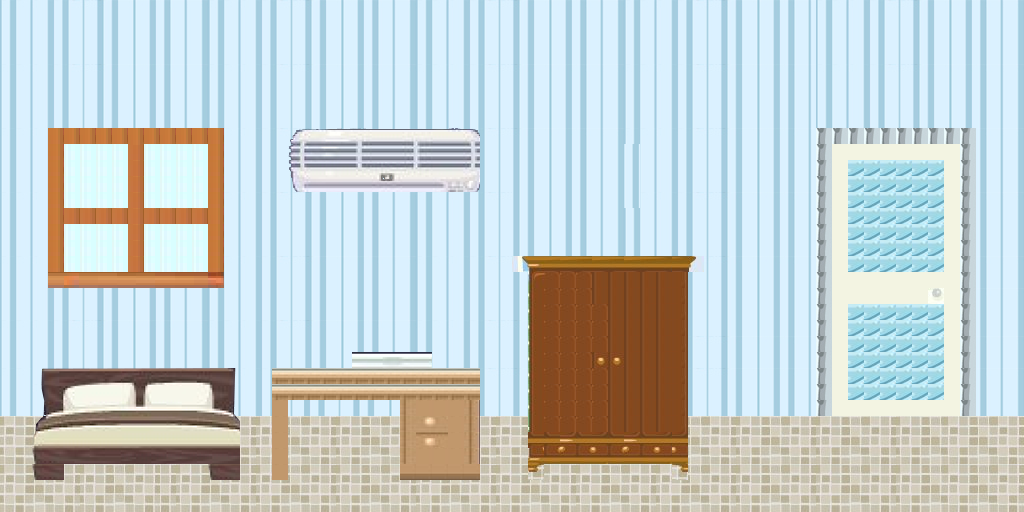

A 2D game scene composited from a Tiled map and its tileset images. What follows is a short description and the map's XML, with each tile layer's data collapsed to a summary:
An orthogonal 64x32 tile map with 16x16 px tiles, 2 tile layers (Tile Layer 2, Tile Layer 1), 8 tilesets.

<map version="1.0" orientation="orthogonal" renderorder="right-down" width="64" height="32" tilewidth="16" tileheight="16" nextobjectid="1">
 <tileset firstgid="1" name="petsociety-furn4-09-05-101" tilewidth="16" tileheight="16">
  <image source="petsociety-furn4-09-05-101.jpg" width="700" height="222" />
 </tileset>
 <tileset firstgid="560" name="1917744_1065222286849_270802_n" tilewidth="16" tileheight="16">
  <image source="1917744_1065222286849_270802_n.jpg" width="600" height="210" />
 </tileset>
 <tileset firstgid="1041" name="bed2" tilewidth="16" tileheight="16">
  <image source="bed2.png" width="800" height="400" />
 </tileset>
 <tileset firstgid="2291" name="Untitled-6" tilewidth="16" tileheight="16">
  <image source="Untitled-6.png" width="214" height="109" />
 </tileset>
 <tileset firstgid="2369" name="Untitled-3" tilewidth="16" tileheight="16">
  <image source="Untitled-3.png" width="197" height="69" />
 </tileset>
 <tileset firstgid="2417" name="window" tilewidth="16" tileheight="16">
  <image source="window.png" width="439" height="411" />
 </tileset>
 <tileset firstgid="3092" name="pet-society-metropolis-items-4" tilewidth="16" tileheight="16">
  <image source="pet-society-metropolis-items-4.jpg" width="562" height="313" />
 </tileset>
 <tileset firstgid="3757" name="1917744_1065222286849_270802_n" tilewidth="16" tileheight="16">
  <image source="1917744_1065222286849_270802_n.jpg" width="600" height="210" />
 </tileset>
 <layer name="Tile Layer 2" width="64" height="32">
  <data>[2048 cells, 2048 non-empty, 87 distinct tile ids]</data>
 </layer>
 <layer name="Tile Layer 1" width="64" height="32">
  <data>[2048 cells, 1763 non-empty, 233 distinct tile ids]</data>
 </layer>
</map>